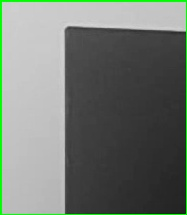
#> input picture selected_roi1.jpg, 187 x 215 px, found by its file name
$ python SSD.py
#> lines starting #> are read from the running program, lines starting #| are printed output that depends on the picture
import cv2
import os
import random
import numpy as np

# Load the saved ROI as grayscale
roi_path = 'selected_roi1.jpg'
saved_roi = cv2.imread(roi_path, cv2.IMREAD_GRAYSCALE)
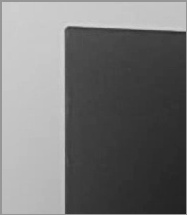
#> saved_roi: shape (215, 187); min 31, max 213, mean 117.2

# Directory containing the dataset of frames
frames_dir = '2/2/frames'

# Get the list of frame paths
#> (the run stopped early here; a loop or call above may not have finished)
